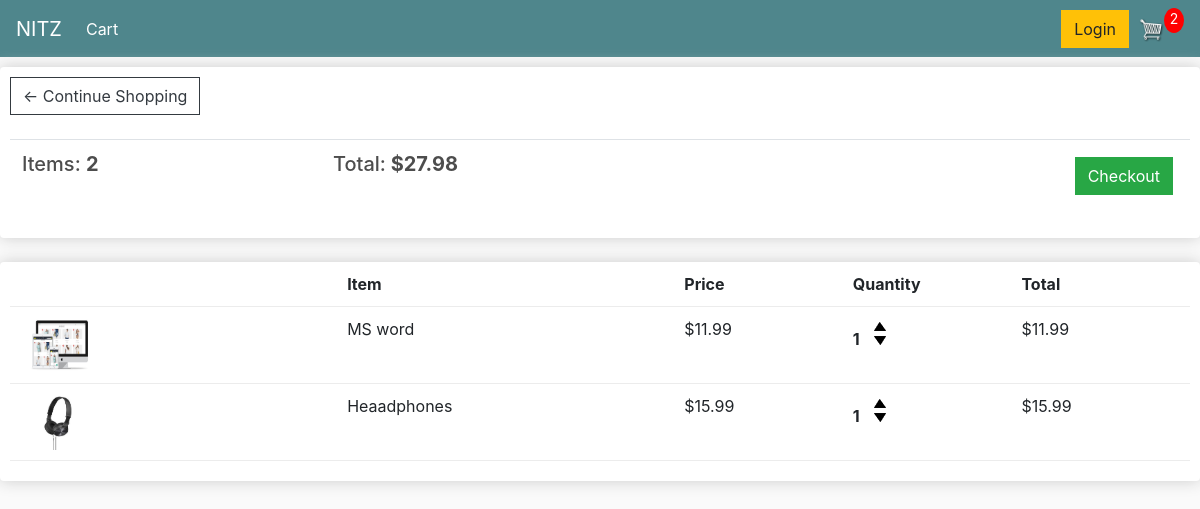
The app's page /cart/ (signed in) with its own data.
### store/models.py (models this page shows, shortened)
class Order(models.Model):
    customer = models.ForeignKey(Customer, on_delete=models.SET_NULL,blank=True,null=True)
    date =  models.DateTimeField(auto_now_add=True)
    complete = models.BooleanField(default=False, null=True, blank=False)
    transaction_Id = models.CharField(max_length=100, null=True)
    @property
    def get_cart_total(self):
        orderitems = self.orderitem_set.all()
        total = sum([item.get_total for item in orderitems])
        return total
    @property
    def get_cart_items(self):
        orderitems = self.orderitem_set.all()
        total = int(sum([item.quantity for item in orderitems]))
        return total

class OrderItem(models.Model):
    product = models.ForeignKey(Product,on_delete=models.SET_NULL,blank=True,null=True)
    order = models.ForeignKey(Order,on_delete=models.SET_NULL, blank = True,  null=True)
    quantity = models.IntegerField(default=0, null=True, blank=True)
    date_added = models.DateTimeField(auto_now_add=True)
    @property
    def get_total(self):
        total = self.product.price * self.quantity
        return total

class Product(models.Model):
    name = models.CharField(max_length=100, null=True)
    price =models.DecimalField(max_digits=5, decimal_places=2 )
    digital = models.BooleanField(default=False,blank=True)
    image = models.ImageField(null=True,blank=True)
    @property
    def imageURL(self):
        try:
            url = self.image.url
        except:
            url = ''
        return url

### store/views.py (the view)
# urls.py: path('cart/', views.cart, name='ct'),
def cart(request):
    data = cartData(request)
    cartItems = data['cartItems']
    order = data['order']
    items = data['items']
    context = {'items':items, 'order':order, 'cartItems':cartItems}
    return render(request, 'store/cart.html', context)

### store/utils.py (called while the page is built)
def cartData(request):
	if request.user.is_authenticated:
		customer = request.user.customer
		order, created = Order.objects.get_or_create(customer=customer, complete=False)
		items = order.orderitem_set.all()
		cartItems = order.get_cart_items
	else:
		cookieData = cookieCart(request)
		cartItems = cookieData['cartItems']
		order = cookieData['order']
		items = cookieData['items']
	return {'cartItems':cartItems ,'order':order, 'items':items}

### store/templates/store/cart.html
{% extends 'store/main.html' %}
{% load static %}
{% block content %}
	<div class="row">
		<div class="col-lg-12">
			<div class="box-element">
				<a  class="btn btn-outline-dark" href="/store">&#x2190; Continue Shopping</a>
				<br>
				<br>
				<table class="table">
					<tr>
						<th><h5>Items: <strong>{{order.get_cart_items}}</strong></h5></th>
						<th><h5>Total:<strong> ${{order.get_cart_total|floatformat:2}}</strong></h5></th>
						<th>
							<a  style="float:right; margin:5px;" class="btn btn-success" href="/checkout">Checkout</a>
						</th>
					</tr>
				</table>
			</div>
			<br>
			<div class="box-element">
				<div class="cart-row">
					<div style="flex:2"></div>
					<div style="flex:2"><strong>Item</strong></div>
					<div style="flex:1"><strong>Price</strong></div>
					<div style="flex:1"><strong>Quantity</strong></div>
					<div style="flex:1"><strong>Total</strong></div>
				</div>
				{% for item in items %}
				<div class="cart-row">
					<div style="flex:2"><img class="row-image" src="{{item.product.imageURL}}"></div>
					<div style="flex:2"><p>{{item.product.name}}</p></div>
					<div style="flex:1"><p>${{item.product.price|floatformat:2}}</p></div>
					<div style="flex:1">
						<p class="quantity">{{item.quantity}}</p>
						<div class="quantity">
							<img data-product="{{item.product.id}}" data-action="add" class="chg-quantity update-cart" src="{% static  'store/images/arrow-up.png' %}">
							<img data-product="{{item.product.id}}" data-action="remove" class="chg-quantity update-cart" src="{% static  'store/images/arrow-down.png' %}">
						</div>
					</div>
					<div style="flex:1"><p>${{item.get_total|floatformat:2}}</p></div>
				</div>
				{% endfor %}
			</div>
		</div>
	</div>
{% endblock content %}

### store/static/store/css/main.css (style rules this page uses)
body { background-color: hsl(0, 0%, 98%); }
h1,h2,h3,h4,h5,h6 { color:hsl(0, 0%, 30%); }
.box-element { box-shadow:hsl(0, 0%, 80%) 0 0 16px; background-color: #fff; border-radius: 4px; padding: 10px; }
.col-lg-4, .col-lg-6, .col-lg-8, .col-lg-12 { margin-top: 10px; }
.btn { border-radius: 0; }
.row-image { width: 100px; }
.cart-row { display: flex; align-items: flex-stretch; padding-bottom: 10px; margin-bottom: 10px; border-bottom: 1px solid #ececec; }
.quantity { display: inline-block; font-weight: 700; padding-right:10px; }
.chg-quantity { width: 12px; cursor: pointer; display: block; margin-top: 5px; transition:.1s; }

### records on screen
Order: get_cart_items "2", get_cart_total "27.98"
OrderItem: product.imageURL (picture), product.name "MS word", product.price "11.99", quantity "1", get_total "11.99"
OrderItem: product.imageURL (picture), product.name "Heaadphones", product.price "15.99", quantity "1", get_total "15.99"

### other values on screen
{{ cartItems }} "2"
